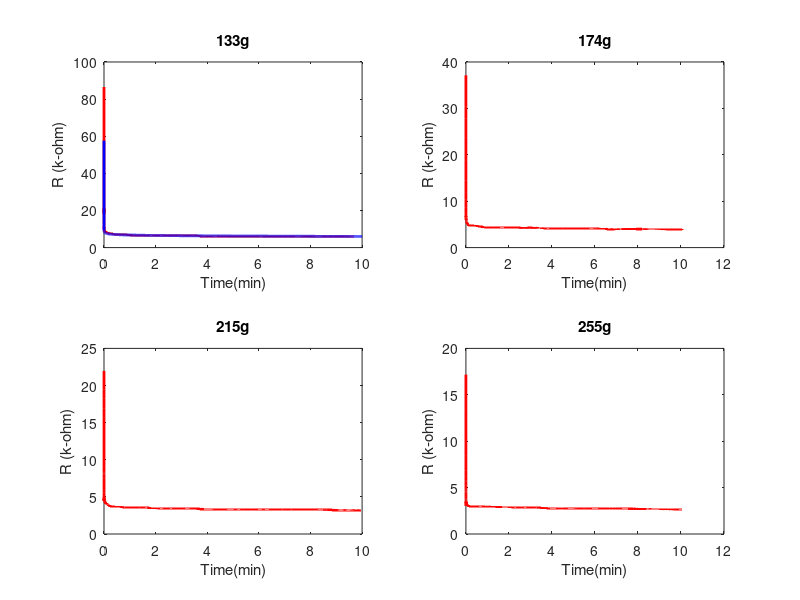

Write the MATLAB code that produced this figure. (Note: this script raises an error after producing the figure.)

clc;clear;close all;

load('Reset_R_R0_changed');
stress = 10263;
a = 0.040/stress;
b = 2.1/stress;
n = 0.02358;

d133 = 57.62;
d174 = 74.8;
d215 = 117.8;
d255 = 187;

stress_now = 10263;
x = linspace(0,10,10000);
y = d133*(1-(a.*stress_now.*x.^n)).*exp(-(b.*stress_now).*(x.^n));
%curve fit fxn: d*(1-(3.89e-6*19677*x.^0.02358))*exp(-(0.000205*19677)*(x.^0.02358))

figure(1)
subplot(2,2,1);
plot(t133_R_changed, r133_R_changed,'r','linewidth', 2);
title('133g');
ylabel('R (k-ohm)');
xlabel('Time(min)');
subplot(2,2,2);
plot(t174_R_changed, r174_R_changed,'r','linewidth', 2);
title('174g');
ylabel('R (k-ohm)');
xlabel('Time(min)');
subplot(2,2,3);
plot(t215_R_changed, r215_R_changed,'r','linewidth', 2);
title('215g');
ylabel('R (k-ohm)');
xlabel('Time(min)');
subplot(2,2,4);
plot(t255_R_changed, r255_R_changed,'r','linewidth', 2);
title('255g');
ylabel('R (k-ohm)');
xlabel('Time(min)');

subplot(2,2,1);
hold on
plot(x, y,'b','linewidth', 2);
ax = gca;
ax.YLim = [5,20];
ax.XLim = [0,1];
grid on 
grid minor

subplot(2,2,2);
hold on
stress_now = 13427;
y = d174*(1-(a.*stress_now.*x.^n)).*exp(-(b.*stress_now).*(x.^n));
plot(x, y,'b','linewidth', 2);
ax = gca;
ax.YLim = [0,10];
ax.XLim = [0,1];
grid on 
grid minor

subplot(2,2,3);
hold on
stress_now = 16591;
y = d215*(1-(a.*stress_now.*x.^n)).*exp(-(b.*stress_now).*(x.^n));
plot(x, y,'b','linewidth', 2);
ax = gca;
ax.YLim = [0,10];
ax.XLim = [0,1];
grid on 
grid minor

subplot(2,2,4);
hold on
stress_now = 19677;
y = d255*(1-(a.*stress_now.*x.^n)).*exp(-(b.*stress_now).*(x.^n));
plot(x, y,'b','linewidth', 2);
ax = gca;
ax.YLim = [0,10];
ax.XLim = [0,1];

grid on 
grid minor

%%%%%%%%%%%%%%%%%%%%%%%%%%%%%%%
figure(2)
plot(t133_R_changed, r133_R_changed,'r','linewidth', 2);
hold on
plot(t174_R_changed, r174_R_changed,'b','linewidth', 2);
hold on
plot(t215_R_changed, r215_R_changed,'k','linewidth', 2);
hold on
plot(t255_R_changed, r255_R_changed,'y','linewidth', 2);

ax = gca;
ax.YLim = [0,20];
ax.XLim = [0,5];
grid on
grid minor

%%%%%%%%%%%%%%%%%%%%%%%%%%%%%%%
figure(4)
stress_now = 10263;
y = d133*(1-(a.*stress_now.*x.^n)).*exp(-(b.*stress_now).*(x.^n));
plot(x, y,'r','linewidth', 2);
hold on
stress_now = 13427;
y = d133*(1-(a.*stress_now.*x.^n)).*exp(-(b.*stress_now).*(x.^n));
plot(x, y,'b','linewidth', 2);
hold on
stress_now = 16591;
y = d133*(1-(a.*stress_now.*x.^n)).*exp(-(b.*stress_now).*(x.^n));
plot(x, y,'k','linewidth', 2);
hold on
stress_now = 19677;
y = d133*(1-(a.*stress_now.*x.^n)).*exp(-(b.*stress_now).*(x.^n));
plot(x, y,'y','linewidth', 2);
ax = gca;
ax.YLim = [0,20];
ax.XLim = [0,5];
grid on
grid minor

%%%%%%%%%%%%%%%%%%%%%%%%%%%%%%%%

figure(3)
subplot(2,2,1);
plot(t133_R_changed, r133_R_changed,'r','linewidth', 2);
title('133g');
ylabel('R (k-ohm)');
xlabel('Time(min)');
subplot(2,2,2);
plot(t174_R_changed, r174_R_changed,'r','linewidth', 2);
title('174g');
ylabel('R (k-ohm)');
xlabel('Time(min)');
subplot(2,2,3);
plot(t215_R_changed, r215_R_changed,'r','linewidth', 2);
title('215g');
ylabel('R (k-ohm)');
xlabel('Time(min)');
subplot(2,2,4);
plot(t255_R_changed, r255_R_changed,'r','linewidth', 2);
title('255g');
ylabel('R (k-ohm)');
xlabel('Time(min)');

subplot(2,2,1);
stress_now = 10263;
y = d133*(1-(a.*stress_now.*x.^n)).*exp(-(b.*stress_now).*(x.^n));
hold on
plot(x, y,'b','linewidth', 2);
ax = gca;
ax.YLim = [5,20];
ax.XLim = [0,5];
grid on 
grid minor

subplot(2,2,2);
hold on
stress_now = 13427;
y = d174*(1-(a.*stress_now.*x.^n)).*exp(-(b.*stress_now).*(x.^n));
plot(x, y,'b','linewidth', 2);
ax = gca;
ax.YLim = [0,10];
ax.XLim = [0,5];
grid on 
grid minor

subplot(2,2,3);
hold on
stress_now = 16591;
y = d215*(1-(a.*stress_now.*x.^n)).*exp(-(b.*stress_now).*(x.^n));
plot(x, y,'b','linewidth', 2);
ax = gca;
ax.YLim = [0,10];
ax.XLim = [0,5];
grid on 
grid minor

subplot(2,2,4);
hold on
stress_now = 19677;
y = d255*(1-(a.*stress_now.*x.^n)).*exp(-(b.*stress_now).*(x.^n));
plot(x, y,'b','linewidth', 2);
ax = gca;
ax.YLim = [0,10];
ax.XLim = [0,5];

grid on 
grid minor